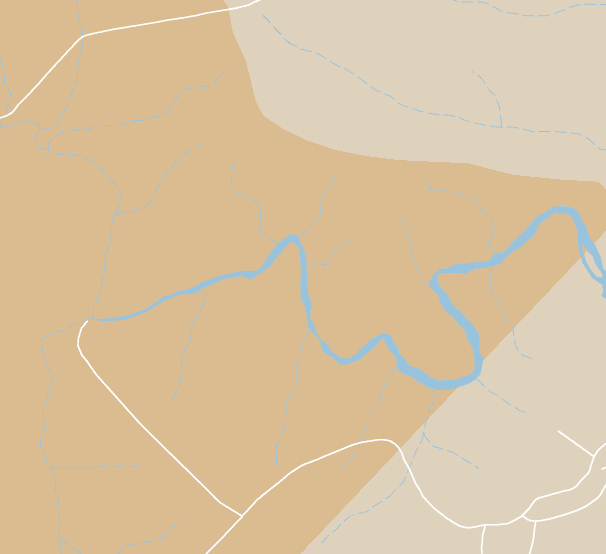
#> input picture image_processing/src/river4.png, 606 x 554 px
$ python image.py
#> lines starting #> are read from the running program, lines starting #| are printed output that depends on the picture; after the words box and inside, x2 and y2 are one past the last pixel; in counts of white or black regions, pixels touching at a corner belong together
import PIL.Image
import scipy as scipy
import numpy as np
import matplotlib.pyplot as plt

def _img_a_cast(img_a, dtype, true_color=False):
    """
    This function checks and corrects for any errors in our image format.
    """

    # Make sure the max and min are 255 and 0 for any given value.
    img_a = np.maximum(img_a, 0)
    img_a = np.minimum(img_a, 255)


    # round any floats to integers
    img_a = np.round(img_a, 0)
    img_a = np.array(img_a + 1.0e-6, dtype=dtype)

    # handles grayscale images
    if len(img_a.shape) == 2:
        if true_color:
            img_a_gs = np.zeros((img_a.shape[0], img_a.shape[1], 3),
                                dtype=dtype)
            for k in range(3):
                img_a_gs[:, :, k] = img_a
            return img_a_gs
        else:
            return img_a

    # tests for unexpected image types by seeing if there's more than RGB channels
    # or if the last shape has more than 3 channels.
    else:
        if len(img_a.shape) != 3 or img_a.shape[2] != 3:
            raise RuntimeError("Unexpected image type")
        return img_a

def linear_filter(img_a, W, **kwargs):
    """
    Applies a convolution with a kernel W to the supplied image
    """

    img_a = _img_a_cast(img_a, dtype=np.int64)
    W = np.fliplr(np.flipud(W))

    if len(img_a.shape) == 2:
        img_filtered_a = scipy.ndimage.convolve(img_a, W, **kwargs)
    else:
        if len(img_a.shape) != 3 or img_a.shape[2] != 3:
            raise RuntimeError("Unexpected image type")
        img_filtered_a = np.zeros_like(img_a)
        for k in range(3):
            img_filtered_a[:, :, k] = scipy.ndimage.convolve(
                img_a[:, :, k], W, **kwargs)

    return _img_a_cast(img_filtered_a, dtype=np.int64)

file_path = input("Enter the path to the image: ").strip()
#> the answer given: src/river4.png

with PIL.Image.open(file_path, 'r') as h:
#> h is the input picture: PIL image 606x554 RGBA; mean R, G, B, A 218.8, 195.5, 161.4, 255
    img = np.array(h, dtype=np.int64)

img = img[:, :, :3]
#> img: shape (554, 606, 3) int64
img[:, :, 2] = 0
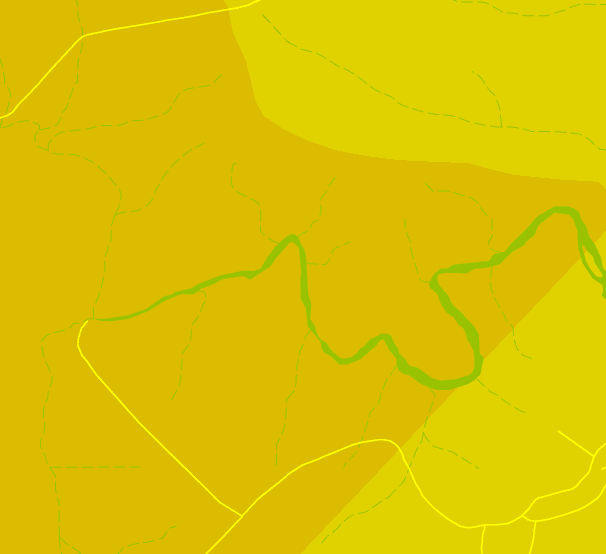
#> img: shape (554, 606, 3) int64; mean R, G, B 218.8, 195.5, 0
img[:, :, 1] = 0
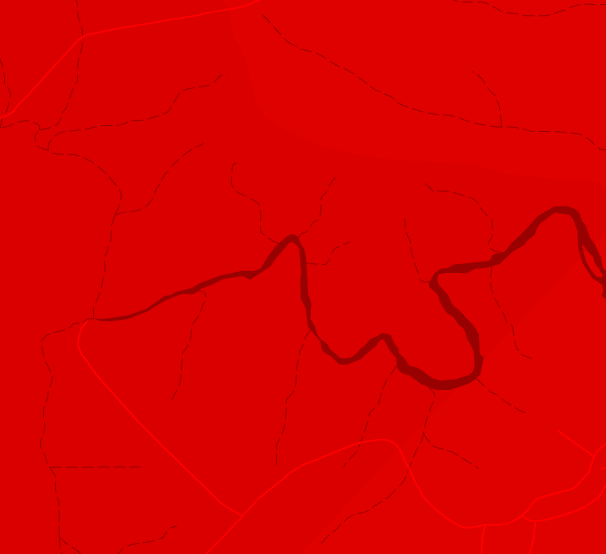
#> img: shape (554, 606, 3) int64; mean R, G, B 218.8, 0, 0
img[img[:, :, 0] > 210] = 0
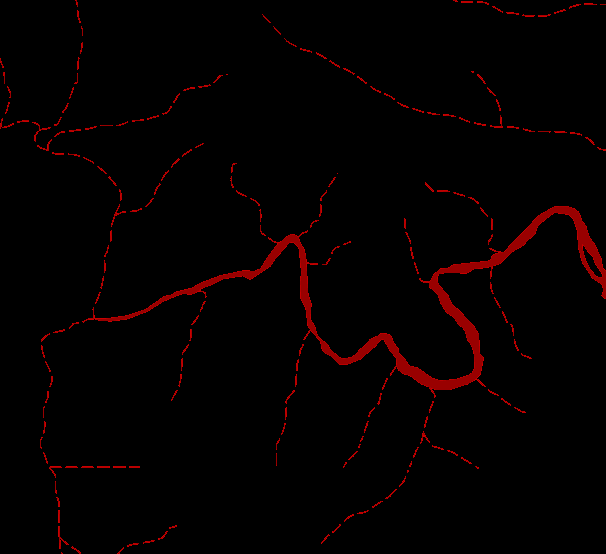
#> img: shape (554, 606, 3) int64; mean R, G, B 5.5, 0, 0

W_0 = np.array([[1,1,1],
                [1,1,1],
                [1,1,1]]
              ) * 10

img_linear = linear_filter(img, W_0, mode = "reflect")
#> after the loop in linear_filter, `for k in range(3):`:
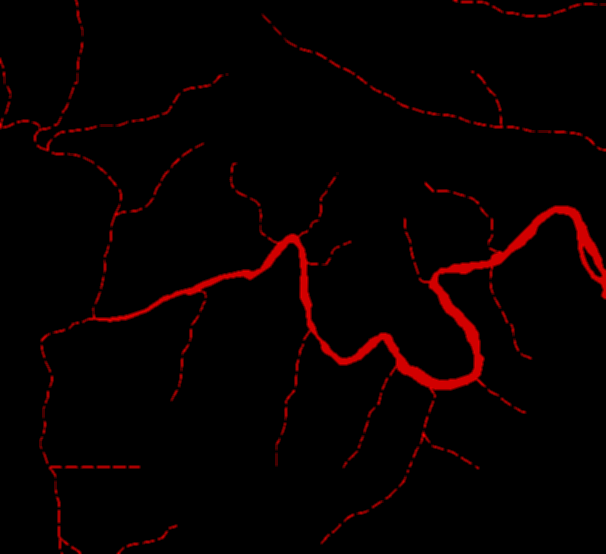
#> img_filtered_a: shape (554, 606, 3) int64; mean of channels 0, 1, 2 496.8, 0, 0; drawn with min black and max white
#> call 2 of _img_a_cast, with true_color = False
#> in _img_a_cast (call 2), `img_a = np.minimum(img_a, 255)`:
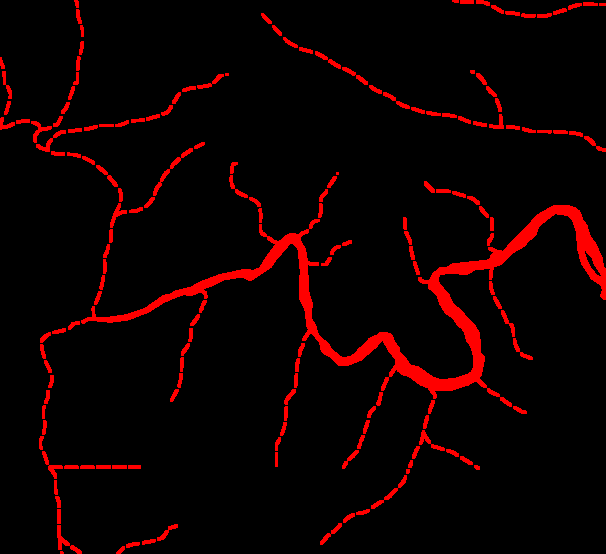
#> img_a: shape (554, 606, 3) int64; mean of channels 0, 1, 2 15.8, 0, 0; drawn as R, G, B

for i in range(1):
    img_linear = linear_filter(img_linear, W_0, mode = "reflect")
#> this loop made 1 pass
#> pass 1, `img_linear = linear_filter(img_linear, W_0, mode = "reflect")`:
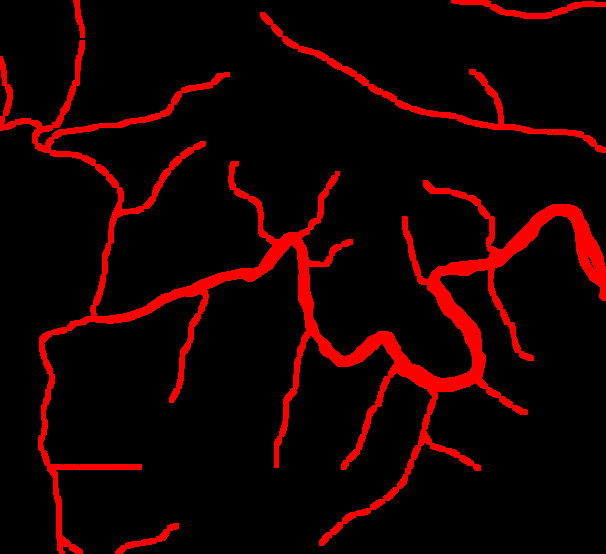
#> img_linear: shape (554, 606, 3) int64; mean of channels 0, 1, 2 23.8, 0, 0; drawn as R, G, B

img_linear = np.sum(img_linear, axis=2)
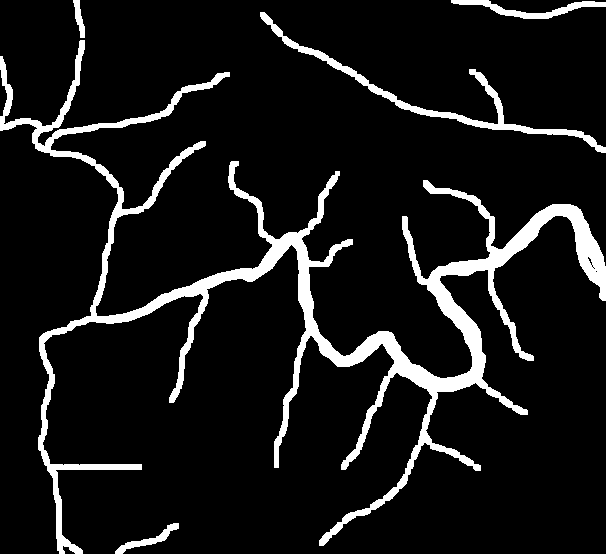
#> img_linear: shape (554, 606) int64; 9.3% white; 5 white regions, box (x1, y1, x2, y2) and area: (0, 40, 606, 554) 26916, (260, 12, 606, 153) 2835, (451, 0, 606, 19) 933, (115, 523, 179, 554) 455, (73, 0, 85, 38) 228

np.save('river.npy', img_linear)

plt.imshow(img_linear)
